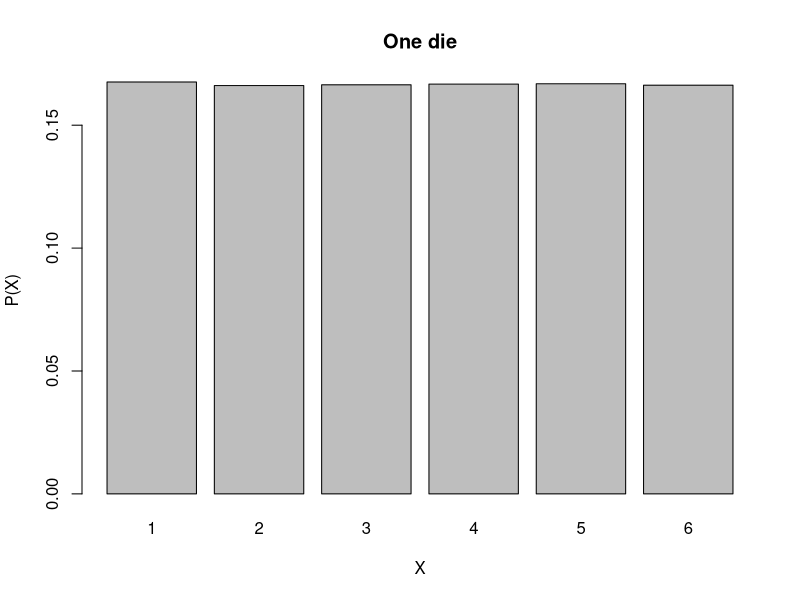
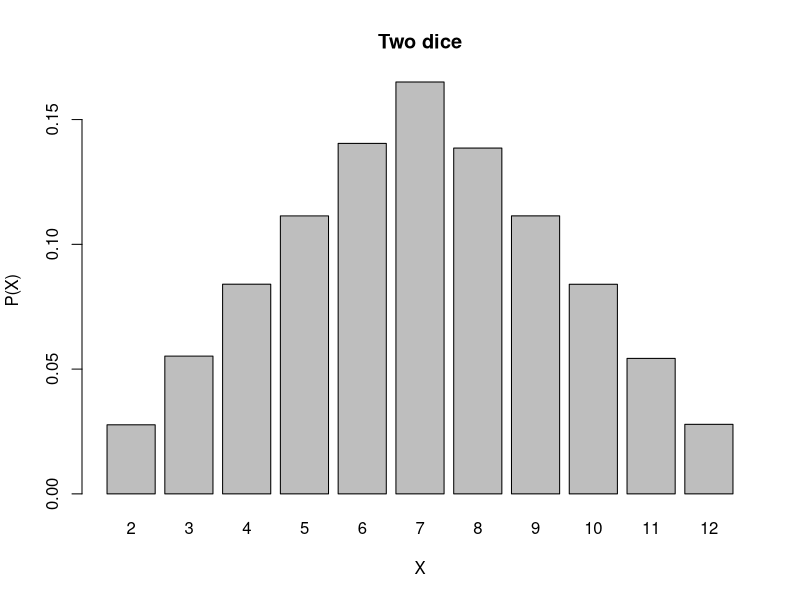
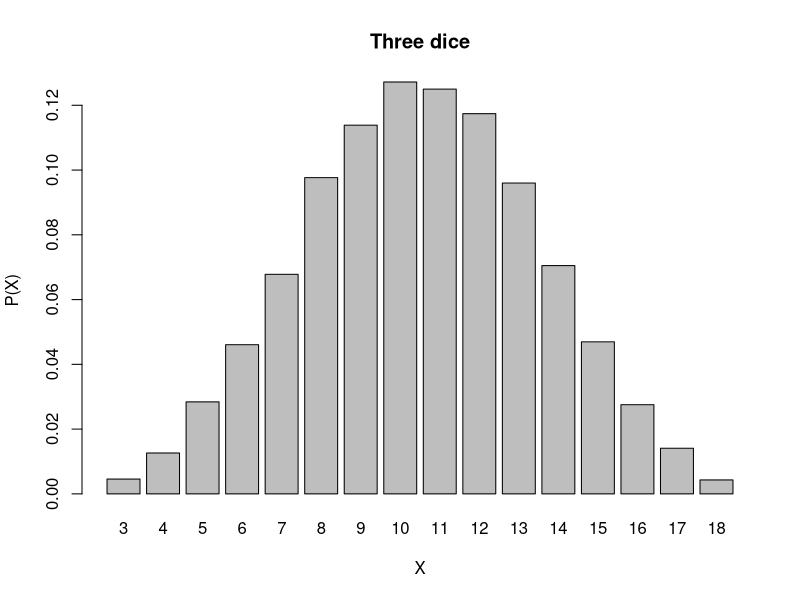
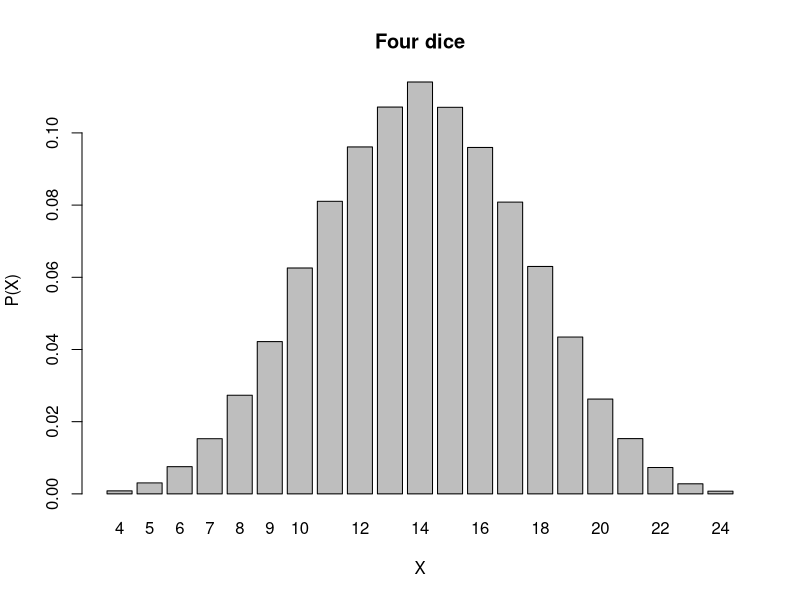
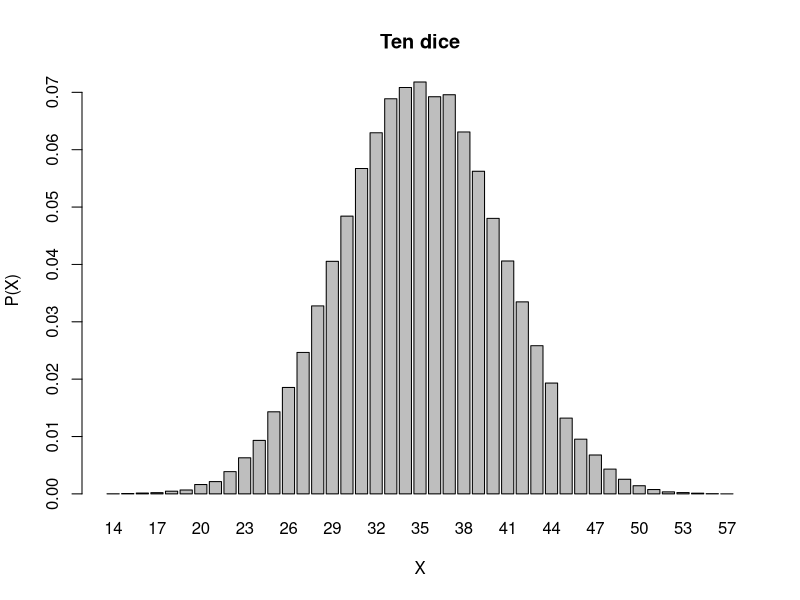
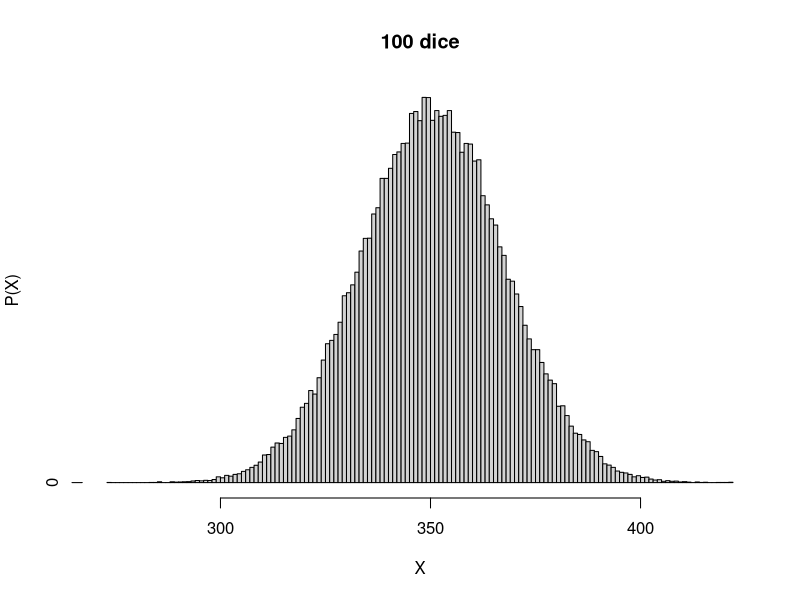
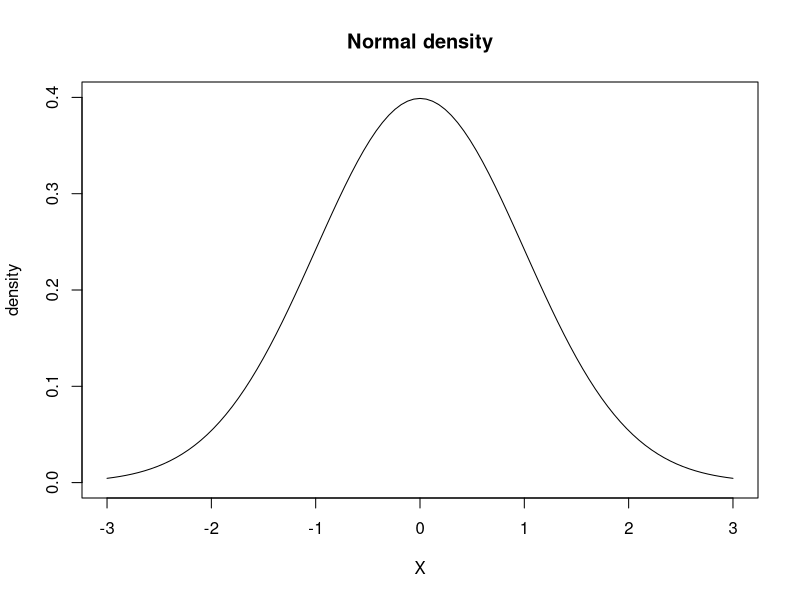
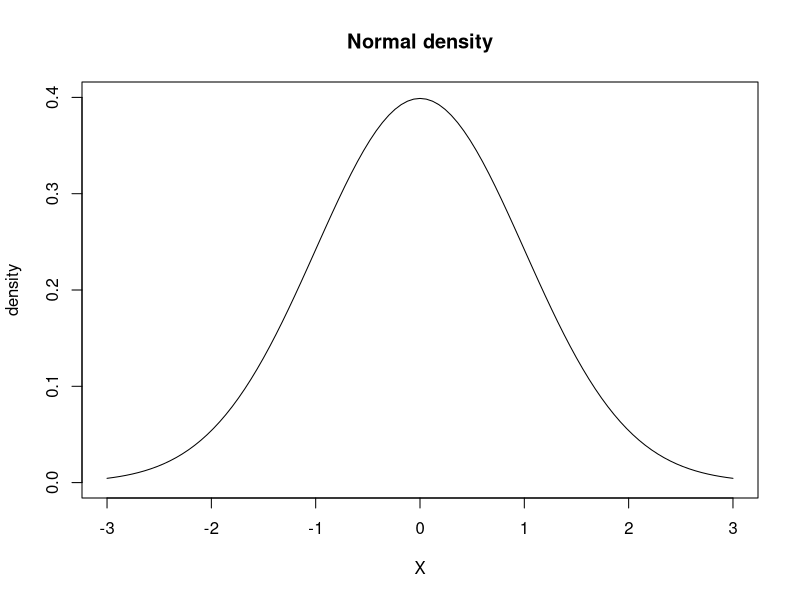

Source code (R) for these figures, in order:
## ---- chunk 1
plot_freq_hist <- function(vec, breaks = "Sturges", title){
  h <- hist(vec, plot=FALSE, breaks=breaks, right = FALSE)
  h$counts=h$counts/sum(h$counts)
  plot(h, main = title, xlab = "X", ylab = "P(X)")
}

plot_discrete_hist <- function(vec, title){
  counts <- table(vec)
  barplot(counts/sum(counts), main = title, xlab = "X", ylab = "P(X)")
}

plot_discrete_hist(sample(1:6, 1000000, replace = TRUE), title = "One die")

## ---- chunk 2

plot_discrete_hist(sample(1:6, 100000, replace = TRUE)+sample(1:6,100000, replace = TRUE), title = "Two dice")

## ---- chunk 3

plot_discrete_hist(sample(1:6, 100000, replace = TRUE)+sample(1:6,100000, replace = TRUE)+sample(1:6, 100000, replace = TRUE), title = "Three dice")

## ---- chunk 4

plot_discrete_hist(sample(1:6, 100000, replace = TRUE)+sample(1:6,100000, replace = TRUE)+sample(1:6, 100000, replace = TRUE)+sample(1:6, 100000, replace = TRUE),title = "Four dice")

## ---- chunk 5

roll_dice <- function(number_of_samples, number_of_dice){
  result <- sample(1:6, number_of_samples, replace = TRUE)
  for(i in 1:(number_of_dice-1)){
    result<-result + sample(1:6, number_of_samples, replace = TRUE)
  }
  result
}

plot_discrete_hist(roll_dice(100000, 10),title = "Ten dice")

## ---- chunk 6

plot_freq_hist(roll_dice(100000, 100), 150, title = "100 dice")

## ---- chunk 7
plot(function(x) dnorm(x), -3, 3,
main = "Normal density",ylim=c(0,.4),
ylab="density",xlab="X")
## ---- chunk 8
plot(function(x) dnorm(x), -3, 3,
main = "Normal density",ylim=c(0,.4),
ylab="density",xlab="X")
## ---- chunk 9
cord.x <- c(0,seq(0,1,0.01),1)
cord.y <- c(0,dnorm(seq(0,1,0.01)),0)
curve(dnorm(x,0,1),xlim=c(-3,3),main='Standard Normal')
polygon(cord.x,cord.y,col='skyblue')
